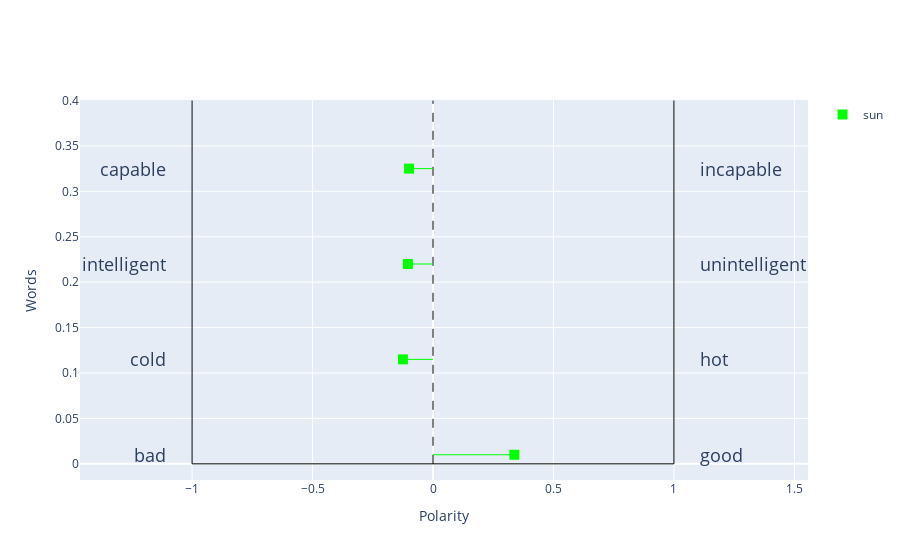

Here is the notebook cell this chart was saved with:
### Code cell
plot_word_polarity([word],[polarity_base_change])

### Figure 1 — Plotly figure (JSON) as saved in the notebook; plotly's stock layout.template omitted (floating-point values rounded to 4 significant figures)
{"data": [{"marker": {"color": "rgb(0, 255, 0)", "size": 10, "symbol": "square"}, "mode": "markers", "name": "sun", "showlegend": true, "type": "scatter", "x": [0.3378], "y": [0.01]}, {"marker": {"color": "rgb(0, 255, 0)", "size": 10, "symbol": "square"}, "mode": "markers", "name": "sun", "showlegend": false, "type": "scatter", "x": [-0.1248], "y": [0.115]}, {"marker": {"color": "rgb(0, 255, 0)", "size": 10, "symbol": "square"}, "mode": "markers", "name": "sun", "showlegend": false, "type": "scatter", "x": [-0.1043], "y": [0.22]}, {"marker": {"color": "rgb(0, 255, 0)", "size": 10, "symbol": "square"}, "mode": "markers", "name": "sun", "showlegend": false, "type": "scatter", "x": [-0.09926], "y": [0.325]}], "layout": {"annotations": [{"font": {"size": 18}, "showarrow": false, "text": "bad", "x": -1.1, "xanchor": "right", "y": 0.01}, {"font": {"size": 18}, "showarrow": false, "text": "good", "x": 1.1, "xanchor": "left", "y": 0.01}, {"font": {"size": 18}, "showarrow": false, "text": "cold", "x": -1.1, "xanchor": "right", "y": 0.115}, {"font": {"size": 18}, "showarrow": false, "text": "hot", "x": 1.1, "xanchor": "left", "y": 0.115}, {"font": {"size": 18}, "showarrow": false, "text": "intelligent", "x": -1.1, "xanchor": "right", "y": 0.22}, {"font": {"size": 18}, "showarrow": false, "text": "unintelligent", "x": 1.1, "xanchor": "left", "y": 0.22}, {"font": {"size": 18}, "showarrow": false, "text": "capable", "x": -1.1, "xanchor": "right", "y": 0.325}, {"font": {"size": 18}, "showarrow": false, "text": "incapable", "x": 1.1, "xanchor": "left", "y": 0.325}], "shapes": [{"line": {"color": "black", "width": 1}, "type": "line", "x0": -1, "x1": 1, "y0": 0, "y1": 0}, {"line": {"color": "black", "width": 1}, "type": "line", "x0": -1, "x1": -1, "y0": 0, "y1": 0.4}, {"line": {"color": "black", "width": 1}, "type": "line", "x0": 1, "x1": 1, "y0": 0, "y1": 0.4}, {"line": {"color": "black", "dash": "dash", "width": 1}, "type": "line", "x0": 0, "x1": 0, "y0": 0, "y1": 0.4}, {"line": {"color": "rgb(0, 255, 0)", "width": 1}, "type": "line", "x0": 0.3378, "x1": 0, "y0": 0.01, "y1": 0.01}, {"line": {"color": "rgb(0, 255, 0)", "width": 1}, "type": "line", "x0": -0.1248, "x1": 0, "y0": 0.115, "y1": 0.115}, {"line": {"color": "rgb(0, 255, 0)", "width": 1}, "type": "line", "x0": -0.1043, "x1": 0, "y0": 0.22, "y1": 0.22}, {"line": {"color": "rgb(0, 255, 0)", "width": 1}, "type": "line", "x0": -0.09926, "x1": 0, "y0": 0.325, "y1": 0.325}], "xaxis": {"autorange": true, "range": [-1, 1], "title": {"text": "Polarity"}}, "yaxis": {"autorange": true, "title": {"text": "Words"}}}}
